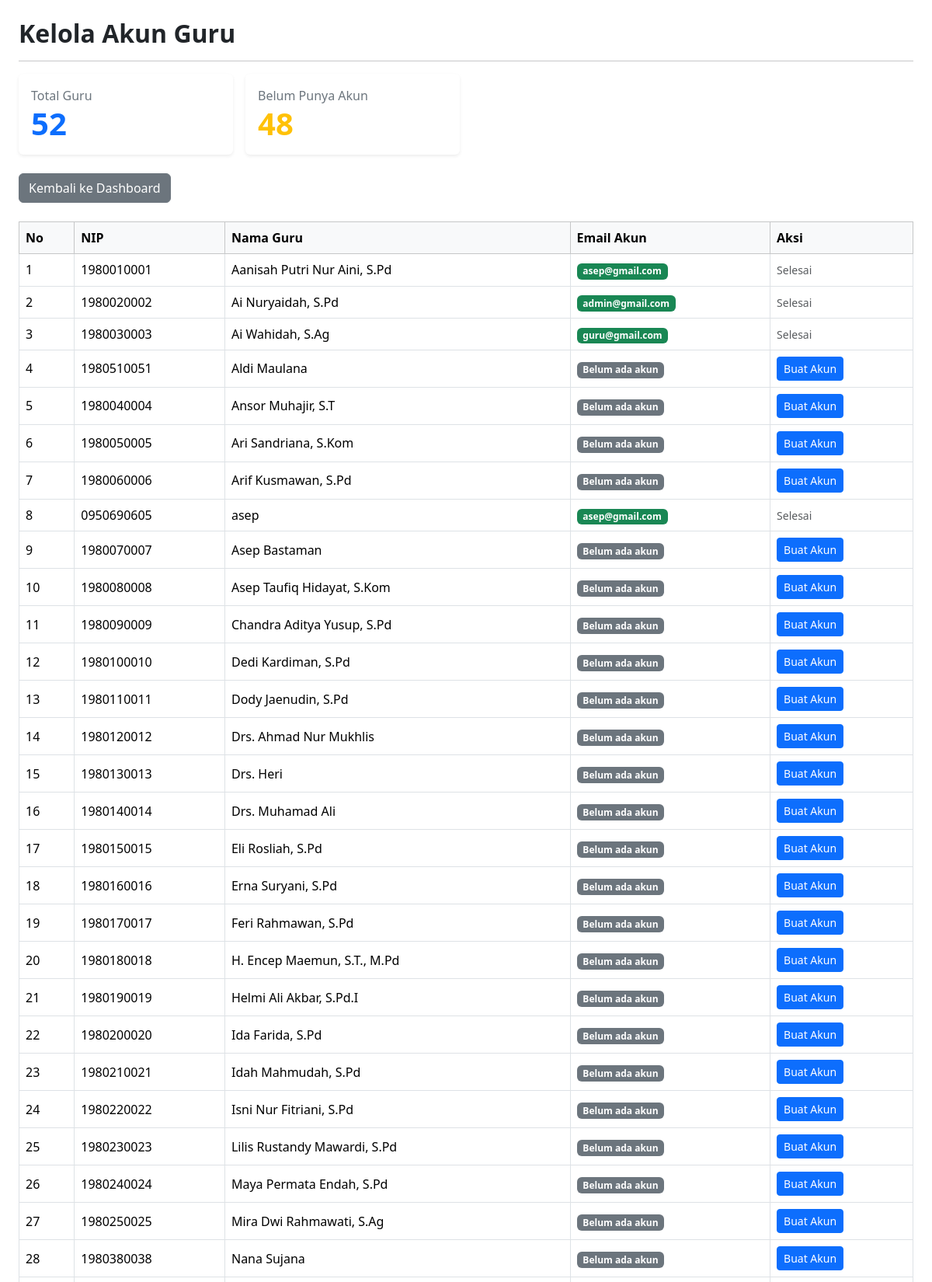
Screenshot of /akun.guru.php (signed in, upper part) with the database file from the repository.
### tables this page shows
CREATE TABLE `t_guru` (
  `id` int(11) NOT NULL,
  `nip` varchar(17) NOT NULL,
  `nama` varchar(150) NOT NULL,
  `email` varchar(150) NOT NULL,
  `status_aktif` tinyint(1) NOT NULL,
  `user_id` int(11) NOT NULL,
  `created_at` timestamp NOT NULL DEFAULT current_timestamp(),
  `updated_at` timestamp NOT NULL DEFAULT current_timestamp()
);

CREATE TABLE `t_users` (
  `id` int(11) NOT NULL,
  `name` varchar(225) NOT NULL,
  `email` varchar(225) NOT NULL,
  `email_verified_at` timestamp NULL DEFAULT current_timestamp(),
  `password` varchar(225) NOT NULL,
  `remember_token` varchar(100) NOT NULL,
  `role` varchar(255) NOT NULL,
  `created_at` timestamp NULL DEFAULT current_timestamp(),
  `updated_at` timestamp NULL DEFAULT current_timestamp()
);

### akun.guru.php (the view, shortened to what this page needs)
<?php
require_once __DIR__ . '/config/koneksi.php';
$embed = (($_GET['embed'] ?? $_POST['embed'] ?? '') === '1');
$query = mysqli_query(
    $koneksi,
    "SELECT
        g.id,
        g.nip,
        g.nama,
        g.email,
        g.status_aktif,
        g.user_id,
        u.email AS email_akun
    FROM t_guru g
    LEFT JOIN t_users u ON u.id = g.user_id
    ORDER BY g.nama ASC"
);
$totalGuru = 0;
$totalBelumAda = 0;
while ($data = mysqli_fetch_assoc($query)) {
    $totalGuru++;
    if (empty($data['email_akun'])) {
        $totalBelumAda++;
    }
}
mysqli_data_seek($query, 0);
function e($value)
{
    return htmlspecialchars((string) $value, ENT_QUOTES, 'UTF-8');
}
?>
<?php if (!$embed): ?>
<!doctype html>
<html lang="id">
<head>
    <link href="https://cdn.jsdelivr.net/npm/bootstrap@5.3.3/dist/css/bootstrap.min.css"
          rel="stylesheet">
</head>
<body>
<?php endif; ?>
<div class="container-fluid p-3 p-md-4 bg-white">
    <h2 class="fw-bold mb-3">Kelola Akun Guru</h2>
    <hr>
    <div class="row g-3 mb-4">
        <div class="col-6 col-md-3">
            <div class="card border-0 shadow-sm h-100">
                <div class="card-body">
                    <div class="text-secondary">Total Guru</div>
                    <div class="display-6 fw-semibold text-primary">
                        <?= (int) $totalGuru ?>
                    </div>
                </div>
            </div>
        </div>
        <div class="col-6 col-md-3">
            <div class="card border-0 shadow-sm h-100">
                <div class="card-body">
                    <div class="text-secondary">Belum Punya Akun</div>
                    <div class="display-6 fw-semibold text-warning">
                        <?= (int) $totalBelumAda ?>
                    </div>
                </div>
            </div>
        </div>
    </div>
    <div class="d-flex flex-wrap gap-2 mb-4">
        <a href="dashboard.php?embed=1"
           class="btn btn-secondary"
           onclick="return kembaliDashboard(event)">
            Kembali ke Dashboard
        </a>
    </div>
    <div class="table-responsive">
        <table class="table table-bordered table-hover align-middle w-100">
            <thead class="table-light">
                <tr>
                    <th>No</th>
                    <th>NIP</th>
                    <th>Nama Guru</th>
                    <th>Email Akun</th>
                    <th>Aksi</th>
                </tr>
            </thead>
            <tbody>
                <?php
                $no = 1;
                while ($data = mysqli_fetch_assoc($query)):
                    $punyaAkun = !empty($data['email_akun']);
                ?>
                    <tr>
                        <td><?= $no++ ?></td>
                        <td><?= e($data['nip']) ?></td>
                        <td><?= e($data['nama']) ?></td>
                        <td>
                            <?php if ($punyaAkun): ?>
                                <span class="badge text-bg-success">
                                    <?= e($data['email_akun']) ?>
                                </span>
                            <?php else: ?>
                                <span class="badge text-bg-secondary">Belum ada akun</span>
                            <?php endif; ?>
                        </td>
                        <td>
                            <?php if (!$punyaAkun): ?>
                                <form method="post"
                                      action="akun.guru.php"
                                      onsubmit="return confirm('Yakin ingin membuat akun login untuk guru ini?')">
                                    <button class="btn btn-sm btn-primary" type="submit">
                                        Buat Akun
                                    </button>
                                </form>
                            <?php else: ?>
                                <span class="text-muted small">Selesai</span>
                            <?php endif; ?>
                        </td>
                    </tr>
                <?php endwhile; ?>
            </tbody>
        </table>
    </div>
</div>
<?php if (!$embed): ?>
</body>
</html>
<?php endif; ?>

### rows the page displays
t_guru: nip "1980010001", nama "Aanisah Putri Nur Aini, S.Pd", user.email "asep@gmail.com", shows "Selesai"
t_guru: nip "1980020002", nama "Ai Nuryaidah, S.Pd", user.email "admin@gmail.com", shows "Selesai"
t_guru: nip "1980030003", nama "Ai Wahidah, S.Ag", user.email "guru@gmail.com", shows "Selesai"
t_guru: nip "1980510051", nama "Aldi Maulana", shows "Belum ada akun"
t_guru: nip "1980040004", nama "Ansor Muhajir, S.T", shows "Belum ada akun"
t_guru: nip "1980050005", nama "Ari Sandriana, S.Kom", shows "Belum ada akun"
t_guru: nip "1980060006", nama "Arif Kusmawan, S.Pd", shows "Belum ada akun"
t_guru: nip "0950690605", nama "asep", user.email "asep@gmail.com", shows "Selesai"
t_guru: nip "1980070007", nama "Asep Bastaman", shows "Belum ada akun"
t_guru: nip "1980080008", nama "Asep Taufiq Hidayat, S.Kom", shows "Belum ada akun"
t_guru: nip "1980090009", nama "Chandra Aditya Yusup, S.Pd", shows "Belum ada akun"
t_guru: nip "1980100010", nama "Dedi Kardiman, S.Pd", shows "Belum ada akun"
t_guru: nip "1980110011", nama "Dody Jaenudin, S.Pd", shows "Belum ada akun"
t_guru: nip "1980120012", nama "Drs. Ahmad Nur Mukhlis", shows "Belum ada akun"
t_guru: nip "1980130013", nama "Drs. Heri", shows "Belum ada akun"
t_guru: nip "1980140014", nama "Drs. Muhamad Ali", shows "Belum ada akun"
t_guru: nip "1980150015", nama "Eli Rosliah, S.Pd", shows "Belum ada akun"
t_guru: nip "1980160016", nama "Erna Suryani, S.Pd", shows "Belum ada akun"
t_guru: nip "1980170017", nama "Feri Rahmawan, S.Pd", shows "Belum ada akun"
t_guru: nip "1980180018", nama "H. Encep Maemun, S.T., M.Pd", shows "Belum ada akun"
t_guru: nip "1980190019", nama "Helmi Ali Akbar, S.Pd.I", shows "Belum ada akun"
t_guru: nip "1980200020", nama "Ida Farida, S.Pd", shows "Belum ada akun"
t_guru: nip "1980210021", nama "Idah Mahmudah, S.Pd", shows "Belum ada akun"
t_guru: nip "1980220022", nama "Isni Nur Fitriani, S.Pd", shows "Belum ada akun"
t_guru: nip "1980230023", nama "Lilis Rustandy Mawardi, S.Pd", shows "Belum ada akun"
t_guru: nip "1980240024", nama "Maya Permata Endah, S.Pd", shows "Belum ada akun"
t_guru: nip "1980250025", nama "Mira Dwi Rahmawati, S.Ag", shows "Belum ada akun"
t_guru: nip "1980380038", nama "Nana Sujana", shows "Belum ada akun"

### other values shown
$totalGuru "52"
$totalBelumAda "48"
